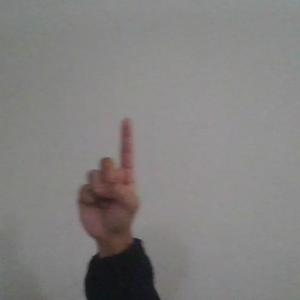
#> input picture ImgJari/F1/00_f1d021110_1_1.jpg, 300 x 300 px; its folder holds only this picture in this run
$ jupyter execute --allow-errors percobaan_n.ipynb
#> lines starting #> are read from the running program, lines starting #| are printed output that depends on the picture; after the words box and inside, x2 and y2 are one past the last pixel; in counts of white or black regions, pixels touching at a corner belong together
[cell 1]
# Import library yang kalian butuhkan
import os
import matplotlib.pyplot as plt
import cv2 as cv
import numpy as np
import pandas as pd
from tqdm import tqdm
import math
import random
import seaborn as sns

Code di atas adalah impor library yang dibutuhkan untuk proses analisis dan pemrosesan gambar dalam proyek. Library yang diimpor mencakup berbagai fungsi dan alat yang diperlukan, seperti os untuk manajemen file, matplotlib.pyplot untuk visualisasi data, cv2 (OpenCV) untuk pemrosesan gambar, numpy untuk manipulasi array, pandas untuk analisis data, tqdm untuk monitoring progress, math untuk operasi matematika, random untuk pembangkit bilangan acak, dan seaborn untuk visualisasi data statistik.

## Data Loading

[cell 2]
def resizeImg(image, ukuranTarget):

    tinggi, lebar, _ = image.shape
    lebarTarget, tinggiTarget = ukuranTarget
    hasil = np.zeros((tinggiTarget, lebarTarget, 3), dtype=np.uint8)

    for i in range(tinggiTarget):
        for j in range(lebarTarget):
            x = int(j * lebar / lebarTarget)
            y = int(i * tinggi / tinggiTarget)
            hasil[i, j] = image[y, x]

    return hasil

Fungsi resizeImg bertujuan untuk meresize gambar ke ukuran target yang diinginkan. Pertama, fungsi ini mengambil gambar asli beserta ukuran target yang diinginkan sebagai input. Kemudian, gambar tersebut dipecah menjadi bagian-bagian yang lebih kecil sesuai dengan ukuran target yang ditentukan, dengan memperhitungkan proporsi antara lebar dan tinggi gambar asli serta lebar dan tinggi target. Setelah itu, nilai piksel di setiap bagian yang baru dihasilkan dengan ukuran target disesuaikan dengan nilai piksel yang paling dekat dari gambar asli. Akhirnya, gambar hasil resize tersebut dikembalikan sebagai output dari fungsi.

[cell 3]
def insertImg(folder):
#> called with folder = 'ImgJari/'
    data = []
    namaFile = []
    labelData = []
    dataDistribusi = {}
    for label in (os.listdir(folder)):
        images = os.listdir(folder+label)
        dataDistribusi[label] = len(images)
        labelData.append(label)
        print(label)
        for filename in tqdm(os.listdir(folder+label)):
            img = cv.imread(os.path.join(folder+label,filename))
#> img is the input picture: shape (300, 300, 3); mean B, G, R 128, 129.1, 131
            if img is not None:
                img = cv.cvtColor(img, cv.COLOR_BGR2RGB)
                img = resizeImg(img, (150, 150))
                namaFile.append(filename)
                data.append(img)
    return data, namaFile, labelData , dataDistribusi

Fungsi insertImg dirancang untuk mengimpor dan memproses gambar-gambar dari folder yang ditentukan. Fungsi ini pertama-tama membuat struktur data untuk menyimpan gambar-gambar, nama file, label data, dan distribusi data. Selanjutnya, fungsi melakukan iterasi pada setiap label yang ada di dalam folder, menghitung jumlah gambar dalam setiap label, dan menyimpan informasi distribusi tersebut. Selanjutnya, fungsi membaca setiap gambar dalam setiap label, melakukan konversi warna dari BGR ke RGB (format yang umum digunakan dalam pemrosesan gambar), dan meresize gambar tersebut menjadi ukuran yang diinginkan. Gambar beserta informasi nama file dan labelnya kemudian disimpan ke dalam struktur data yang telah disiapkan sebelumnya.

Code dibawah ini merupakan fungsi insertImg untuk mengimpor dan memproses gambar-gambar dari folder "ImgJari/". Setelah eksekusi fungsi, variabel data akan berisi array gambar-gambar yang telah diimpor dan diproses, namaFile akan berisi daftar nama file gambar, label akan berisi daftar label yang sesuai dengan gambar-gambar tersebut, dan distribusi akan berisi informasi tentang jumlah gambar dalam setiap kelas. Kemudian, hasil eksekusi fungsi ini dicetak, menampilkan jumlah data, jumlah label, jumlah nama file, dan distribusi data.

[cell 4]
data, namaFile,label, distribusi = insertImg("ImgJari/")
#> data = 2 items; namaFile = ['00_f1d021110_1_1.jpg', '00_f1d021110_2_1.jpg']; label = ['F1', 'F2']; distribusi = {'F1': 1, 'F2': 1}
print("Data: ", len(data))
#| Data:  2
print("Label: ", len(label))
#| Label:  2
print("nama File: ", len(namaFile))
#| nama File:  2
print("Data Distribusi: ", distribusi)
#| Data Distribusi:  {'F1': 1, 'F2': 1}

Code dibawah ini merupakan fungsi distribusiImg digunakan untuk memvisualisasikan distribusi data dalam bentuk diagram batang. Pertama, fungsi ini membuat sebuah plot berukuran 10x5 inci dengan menggunakan plt.figure(). Selanjutnya, fungsi ini menggunakan plt.bar() untuk membuat diagram batang yang menunjukkan jumlah gambar dalam setiap kelas yang diberikan dalam datadistribusi. Label sumbu x diberi judul "Label" yang menunjukkan kelas, sedangkan label sumbu y diberi judul "Banyak Gambar" yang menunjukkan jumlah gambar dalam setiap kelas. Selain itu, judul diagram ditetapkan sebagai "Data Distribusi" menggunakan plt.title(). Setelah itu, diagram batang ditampilkan menggunakan plt.show().

[cell 5]
def distribusiImg(datadistribusi):
    plt.figure(figsize=(10, 5))
    plt.bar(datadistribusi.keys(), datadistribusi.values())
    plt.xlabel('Label')
    plt.ylabel('Banyak Gambar')
    plt.title('Data Distribusi')
    plt.show()
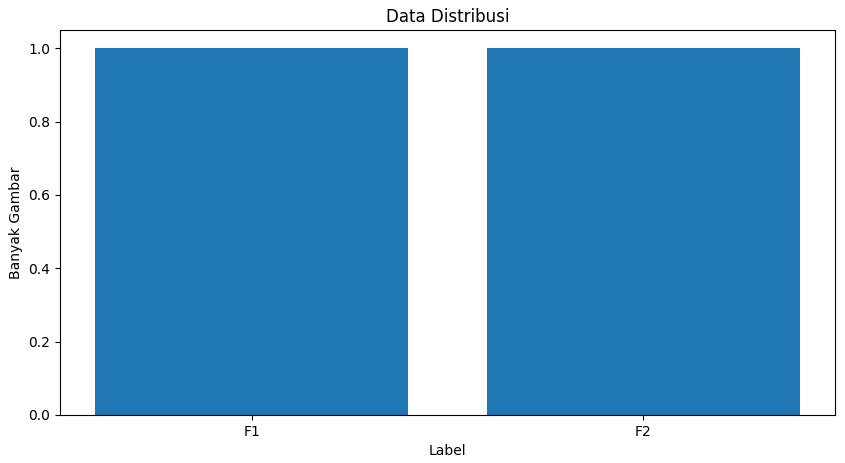
#> figure drawn by matplotlib, 1 panel
distribusiImg(distribusi)

[cell 6]
def cariIndex(label, label_name):
    return label.index(label_name)

Code diatas merupakan fungsi cariIndex memiliki tujuan untuk mencari indeks dari suatu label tertentu dalam daftar label yang diberikan. Fungsi ini menerima dua parameter: label, yang merupakan daftar label, dan label_name, yang merupakan nama label yang ingin dicari indeksnya. Fungsi ini menggunakan metode index() dari tipe data list untuk mencari indeks dari label_name dalam label dan mengembalikan indeks tersebut.

#> (a cell that did not finish here is left out)

Code di atas digunakan untuk mengambil data gambar jari-jari tertentu dari dataset berdasarkan nama file gambar. Setiap variabel jari1, jari2, jari3, jari4, dan jari5 memuat data gambar untuk masing-masing jari, yang ditemukan dalam dataset menggunakan fungsi cariIndex. Variabel jari kemudian digunakan untuk mengelompokkan data gambar dari setiap jari ke dalam sebuah list.

Code dibawah ini merupakan fungsi displayJari digunakan untuk menampilkan gambar-gambar jari beserta labelnya dalam bentuk grid 1x5. Dengan ukuran gambar yang ditetapkan sebesar 10x10 inci menggunakan plt.figure(), fungsi ini menggunakan perulangan for untuk menampilkan setiap gambar jari dalam variabel data secara berurutan. Pada setiap iterasi, fungsi ini menggunakan plt.subplot() untuk menetapkan posisi subplot dalam grid 1x5. Gambar jari ditampilkan menggunakan plt.imshow(), sementara label jari ditampilkan sebagai judul subplot menggunakan plt.title(). Fungsi ini juga menonaktifkan tampilan sumbu menggunakan plt.axis('off').

[cell 8]
# [7 lines left out: function displayJari, not called in this run]


#> (the rest of this cell did not finish here and is left out)

## Data Preparation

### Data Augmentation

[cell 9]
def rotasiImg (image, derajat):
        rotasi = image.copy()
        sudut= np.deg2rad(derajat)
        tinggi = int((image.shape[1]-1)/2)
        lebar = int((image.shape[0]-1)/2)
        for i in range (rotasi.shape[0]):
            for j in range (rotasi.shape[1]):
                x=(i-tinggi)*np.cos(sudut)+(j-lebar)*np.sin(sudut)
                y=-(i-tinggi)*np.sin(sudut)+(j-lebar)*np.cos(sudut)
                x = int(x + tinggi)
                y = int(y + lebar)
                if x>=0 and y>=0 and x<rotasi.shape[0] and y<rotasi.shape[1] :
                    rotasi[i][j]= image[x][y]
        return rotasi

[cell 10]
def mirorImg(image, axis):
        miror = image.copy()
        if axis == 0:
            for i in range (miror.shape[0]):
                for j in range (miror.shape[1]):
                    miror[i][j] = image[miror.shape[0]-1-i][j]
        elif axis == 1:
            for i in range (miror.shape[0]):
                for j in range (miror.shape[1]):
                    miror[i][j] = image[i][miror.shape[1]-1-j]
        return miror

[cell 11]
def augmentasi(data, filenames, banyakData=4):
#> called with banyakData = 4
    dataAug = []
    filnamaAug = []
    for i in tqdm(range(len(data))):
        dataAug.append(data[i])
        filnamaAug.append(filenames[i])
        liatAngle = set()
        for j in range(banyakData):
            image = data[i]
            kemungkinanAngle = [angle for angle in range(5, 360, 5) if angle not in liatAngle]
            sudut = random.choice(kemungkinanAngle)
            while sudut in liatAngle:
                sudut = random.randint(1, 360)
            liatAngle.add(sudut)
            augment = random.randint(0, 1)
            if augment == 0:
                image = rotasiImg(image, sudut)
                image = mirorImg(image, 0)
            else:
                image = rotasiImg(image, sudut)
                image = mirorImg(image, 1)
            dataAug.append(image)
            filnamaAug.append(filenames[i])
#> this loop made 2 passes
#> pass 1, in mirorImg (call 2), `miror = image.copy()`:
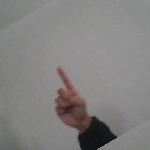
#> miror: shape (150, 150, 3); mean R, G, B 131.2, 129.3, 128.3
#> pass 1, in mirorImg (call 3), `miror = image.copy()`:
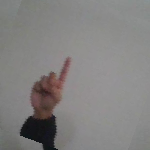
#> miror: shape (150, 150, 3); mean R, G, B 130.8, 128.8, 127.8
#> pass 1, in mirorImg (call 4), `miror = image.copy()`:
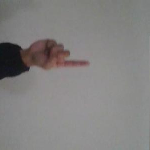
#> miror: shape (150, 150, 3); mean R, G, B 131.3, 129.3, 128.3
#> after the loop, dataAug = 10 items; filnamaAug = ['00_f1d021110_1_1.jpg', '00_f1d021110_1_1.jpg', '00_f1d021110_1_1.jpg', '00_f1d021110_1_1.jpg', '00_f1d021110_1_1.jpg', '00_f1d021110_2_1.jpg', '00_f1d021110_2_1.jpg', '00_f1d021110_2_1.jpg', '00_f1d021110_2_1.jpg', '00_f1d021110_2_1.jpg']
    return dataAug, filnamaAug

[cell 12]
namaSample = ['05_f1d022029_1_1.jpg', '05_f1d022029_2_1.jpg', '05_f1d022029_3_1.jpg', '05_f1d022029_4_1.jpg', '05_f1d022029_5_1.jpg']
#> (the rest of this cell did not finish here and is left out)

[cell 13]
dataAugment, namafileAugment = augmentasi(data, namaFile)
#> dataAugment = 10 items; namafileAugment has the same summary as filnamaAug in augmentasi

#> (a cell that did not finish here is left out)

sampleAugment1 = dataAugment[sampelIdx]
sampleAugment2 = dataAugment[sampelIdx+1]
sampleAugment3 = dataAugment[sampelIdx+2]
sampleAugment4 = dataAugment[sampelIdx+3]
sampleAugment5 = dataAugment[sampelIdx+4]

sampelAug = [sampleAugment1, sampleAugment2, sampleAugment3, sampleAugment4, sampleAugment5]
labelAug = ['Augmented 1', 'Augmented 2', 'Augmented 3', 'Augmented 4', 'Augmented 5']


displayJari(sampelAug, labelAug)

### Preprocessing

#### Preprocessing 1

[cell 15]
def hapusBgr(image):
    imagebgr = cv.cvtColor(image, cv.COLOR_RGB2BGR)

    hsv = cv.cvtColor(imagebgr, cv.COLOR_BGR2HSV)

    lower_skin = np.array([0, 20, 70], dtype=np.uint8)
    upper_skin = np.array([20, 255, 255], dtype=np.uint8)

    mask = cv.inRange(hsv, lower_skin, upper_skin)

    kernel = np.ones((5, 5), np.uint8)
    mask = cv.morphologyEx(mask, cv.MORPH_CLOSE, kernel)
    mask = cv.morphologyEx(mask, cv.MORPH_OPEN, kernel)

    result = cv.bitwise_and(image, image, mask=mask)

    return result

def deleteBackgroundData(data):
    no_background_data = []
    for i in tqdm(range(len(data))):
        no_background_data.append(hapusBgr(data[i]))
#> this loop made 10 passes
#> pass 1, in hapusBgr, `mask = cv.inRange(hsv, lower_skin, upper_skin)`:
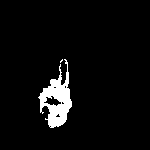
#> mask: shape (150, 150); 4.8% white; 2 white regions (1 under 20 px), largest, box (x1, y1, x2, y2) and area: (38, 59, 72, 128) 1064
#> pass 1, in hapusBgr, `mask = cv.morphologyEx(mask, cv.MORPH_CLOSE, kernel)`:
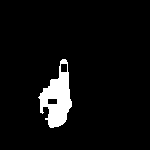
#> mask: shape (150, 150); 5.4% white; 1 white region, box (x1, y1, x2, y2) and area: (38, 59, 72, 128) 1220
#> after the loop, no_background_data = 10 items
    return no_background_data

[cell 16]
noBgr = deleteBackgroundData(dataAugment)
#> noBgr = 10 items

#### Preprocessing 2

[cell 17]
def graySacle(img):
    gaussKernel = np.ones((3,3))/9
    r = img[:,:,2]
    g = img[:,:,1]
    b = img[:,:,0]
    filteredR = cv.filter2D(r,-1,gaussKernel)
    filteredG = cv.filter2D(g,-1,gaussKernel)
    filteredB = cv.filter2D(b,-1,gaussKernel)
    return np.round(filteredR/3 + filteredG/3 + filteredB/3).astype(np.uint8)

def graySacleData(data):
    gray_data = []
    for i in tqdm(range(len(data))):
        gray_data.append(graySacle(data[i]))
#> this loop made 10 passes
#> pass 1, in graySacle, `b = img[:,:,0]`:
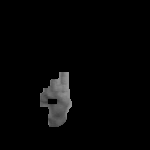
#> b: shape (150, 150); min 0, max 152, mean 5.3
#> after the loop, gray_data = 10 items
    return gray_data

[cell 18]
grayData = graySacleData(noBgr)
#> grayData = 10 items

#### Preprocessing n

[cell 19]
def findPixel(img,skala=256):
    pixel = np.zeros(skala)
    for i in range(img.shape[0]):
        for j in range(img.shape[1]):
            pixel[int(img[i,j])] =  pixel[int(img[i,j])] + 1
    return pixel

def findProbability(img, pixel,skala=256):
    for i in range(skala):
        pixel[i] = pixel [i] / (img.shape[0] * img.shape[1])
    return pixel

def findCumulative(arr,skala=256):
    for i in range(skala):
        if i != 0:
            arr[i] = arr[i] + arr[i-1]
    return arr

def equalization(img):
    pixel = findPixel(img)
    pixel = findProbability(img,pixel)
    pixel = findCumulative(pixel)
    for i in range(img.shape[0]):
        for j in range(img.shape[1]):
            img[i,j] = pixel[int(img[i,j])] * 255
    return img

def equalizationData(data):
    equalized_data = []
    for i in tqdm(range(len(data))):
        equalized_data.append(equalization(data[i]))
#> after the loop, equalized_data = 10 items
    return equalized_data

[cell 20]
equalData = equalizationData(grayData)
#> equalData = 10 items

[cell 21]
Sx = np.array([[-1, 0, 1], [-2, 0, 2], [-1, 0, 1]])
Sy = np.array([[1, 2, 1], [0, 0, 0], [-1, -2, -1]])

def convolution(image, kernel, paddingImage):
    result = np.zeros([image.shape[0], image.shape[1]])
    for i in range(image.shape[0]):
        for j in range(image.shape[1]):
            for k in range(kernel.shape[0]):
                for l in range(kernel.shape[1]):
                    result[i][j] += paddingImage[i+k, j+l] * kernel[k, l]
    return result

def findGradient (image, kernel):
    centerx, centery = int((kernel.shape[0] - 1)/2), int((kernel.shape[1] - 1)/2)
    paddingImage =  np.pad(array = image, pad_width = ((centerx, kernel.shape[0]-1-centerx), (centery, kernel.shape[1]-1-centery)), mode ="constant")
    return convolution(image, kernel, paddingImage)

def detect(image, kernelx, kernely):
  resultx = findGradient(image, kernelx)
  resulty = findGradient(image, kernely)
  result = abs(resultx) + abs(resulty)
  return result

def detectData(data, kernelx, kernely):
    detected_data = []
    for i in tqdm(range(len(data))):
        detected_data.append(detect(data[i], kernelx, kernely))
#> this loop made 10 passes
#> pass 1, in findGradient, `paddingImage =  np.pad(array = image, pad_width = ((centerx, kernel.sh..`:
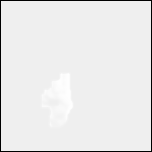
#> paddingImage: shape (152, 152); min 0, max 255, mean 233.2
#> pass 1, in detect, `resultx = findGradient(image, kernelx)`:
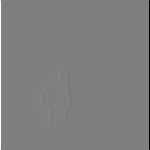
#> resultx: shape (150, 150) float64; min -956, max 956, mean 0; drawn with min black and max white
#> pass 1, in detect, `result = abs(resultx) + abs(resulty)`:
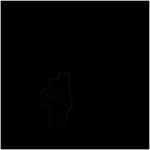
#> result: shape (150, 150) float64; min 0, max 1434, mean 26.5; drawn with min black and max white
#> after the loop, detected_data = 10 items
    return detected_data

[cell 22]
sobelData = detectData(equalData, Sx, Sy)
#> sobelData = 10 items

[cell 23]
def normalisasi (image):
    min_val = np.min(image)
    max_val = np.max(image)

    normalisasi_img = (image-min_val)/(max_val-min_val)
    uint8_img = (normalisasi_img * 255).astype(np.uint8)

    return uint8_img

def normalisasiData(data):
    normalized_data = []
    for i in tqdm(range(len(data))):
        normalized_data.append(normalisasi(data[i]))
#> this loop made 10 passes
#> max_val in normalisasi on passes 1 to 10: 1434, 1434, 1428, 1434, 1434, 1254, 1242, 1248, 1254, 1254
#> after the loop, normalized_data = 10 items
    return normalized_data

[cell 24]
normalData = normalisasiData(sobelData)
#> normalData = 10 items

### Feature Extraction

### Features Selection

[cell 25]
def matriksTransformasi(matriks):
    hasil = np.zeros(matriks.shape)
    for i in range(matriks.shape[0]):
        for j in range(matriks.shape[1]):
            hasil[i][j] = matriks[j][i]
    return hasil
def sum(matriks):
    hasil = 0
    for i in range(len(matriks)):
        for j in range(len(matriks[0])):
            hasil += matriks[i][j]
    return hasil

def derajat(img, derajat):
    max = np.max(img)
    temp=np.zeros([max+1,max+1])
    if derajat == 0:
        for i in range (len(img)):
            for j in range (len(img[0])-1):
                temp[img[i,j],img[i,j+1]] += 1
    elif derajat == 45:
        for i in range (len (img)-1):
            for j in range (len (img[0])-1):
                temp[img[i+1,j],img[i,j+1]] += 1
    elif derajat == 90:
        for i in range (len (img)-1):
            for j in range (len (img[0])):
                temp[img[i+1,j],img[i,j]] += 1
    elif derajat == 135:
        for i in range (len (img)-1):
            for j in range (len (img[0])-1):
                temp[img[i,j],img[i+1,j+1]] += 1
    hasil = temp+matriksTransformasi(temp)
    total = sum(hasil)
    for i in range (len (hasil)):
        for j in range (len (hasil)):
            hasil[i,j]/=total
    return hasil

def ekstraksi(image):
    hasil = []
    for img in tqdm(image):
        data = []
        data.append(derajat(img,0))
        data.append(derajat(img,45))
        data.append(derajat(img,90))
        data.append(derajat(img,135))
        hasil.append(data)
#> after the loop, hasil = 10 items
    return hasil

[cell 26]
ekstraksiData = ekstraksi(normalData)
#> ekstraksiData = 10 items

[cell 27]
# [55 lines left out: functions contrast, dissimilarity, homogeneity, energy, correlation, entropy and 1 more, not called in this run]

[cell 28]
angles = ['0', '45', '90', '135']
fiturs = ['contrast', 'dissimilarity', 'homogeneity', 'energy', 'correlation']
result = []
batas_gambar = len(ekstraksiData)
#> batas_gambar = 10

#> (the rest of this cell did not finish here and is left out)

[cell 29]
headers = ['filename']
for fitur in fiturs:
    headers.extend([f'{fitur}_{angle}' for angle in angles])
headers.extend([f'asm_{angle}' for angle in angles])
headers.extend([f'entropy_{angle}' for angle in angles])

df = pd.DataFrame(result, columns=headers)
df.to_csv('hasilPercobaan1.csv', index=False)
